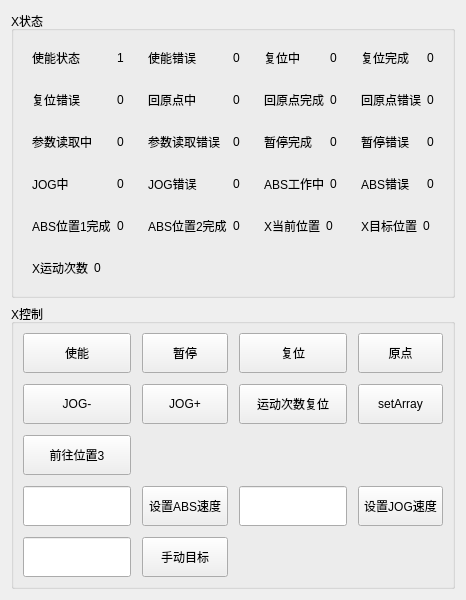
     <widget class="QWidget" name="XInfo">
      <layout class="QVBoxLayout" name="verticalLayout_5">
       <item>
        <widget class="QGroupBox" name="groupBox_5">
         <property name="sizePolicy">
          <sizepolicy hsizetype="Preferred" vsizetype="Fixed">
           <horstretch>0</horstretch>
           <verstretch>0</verstretch>
          </sizepolicy>
         </property>
         <property name="title">
          <string>X状态</string>
         </property>
         <layout class="QGridLayout" name="gridLayout">
          <item row="0" column="1">
           <widget class="QWidget" name="widget_5" native="true">
            <layout class="QHBoxLayout" name="horizontalLayout_5">
             <item>
              <widget class="QLabel" name="label_9">
               <property name="text">
                <string>使能错误</string>
               </property>
              </widget>
             </item>
             <item>
              <widget class="QLabel" name="X_PowerOn_Error">
               <property name="sizePolicy">
                <sizepolicy hsizetype="Fixed" vsizetype="Preferred">
                 <horstretch>0</horstretch>
                 <verstretch>0</verstretch>
                </sizepolicy>
               </property>
               <property name="text">
                <string>0</string>
               </property>
              </widget>
             </item>
            </layout>
           </widget>
          </item>
          <item row="0" column="2">
           <widget class="QWidget" name="widget_8" native="true">
            <layout class="QHBoxLayout" name="horizontalLayout_8">
             <item>
              <widget class="QLabel" name="label_15">
               <property name="text">
                <string>复位中</string>
               </property>
              </widget>
             </item>
             <item>
              <widget class="QLabel" name="X_Reset_Busy">
               <property name="sizePolicy">
                <sizepolicy hsizetype="Fixed" vsizetype="Preferred">
                 <horstretch>0</horstretch>
                 <verstretch>0</verstretch>
                </sizepolicy>
               </property>
               <property name="text">
                <string>0</string>
               </property>
              </widget>
             </item>
            </layout>
           </widget>
          </item>
          <item row="0" column="0">
           <widget class="QWidget" name="widget" native="true">
            <layout class="QHBoxLayout" name="horizontalLayout">
             <item>
              <widget class="QLabel" name="label">
               <property name="text">
                <string>使能状态</string>
               </property>
              </widget>
             </item>
             <item>
              <widget class="QLabel" name="X_PowerOn_Status">
               <property name="sizePolicy">
                <sizepolicy hsizetype="Fixed" vsizetype="Preferred">
                 <horstretch>0</horstretch>
                 <verstretch>0</verstretch>
                </sizepolicy>
               </property>
               <property name="text">
                <string>1</string>
               </property>
              </widget>
             </item>
            </layout>
           </widget>
          </item>
          <item row="1" column="2">
           <widget class="QWidget" name="widget_14" native="true">
            <layout class="QHBoxLayout" name="horizontalLayout_14">
             <item>
              <widget class="QLabel" name="label_28">
               <property name="text">
                <string>回原点完成</string>
               </property>
              </widget>
             </item>
             <item>
              <widget class="QLabel" name="X_Home_Done">
               <property name="sizePolicy">
                <sizepolicy hsizetype="Fixed" vsizetype="Preferred">
                 <horstretch>0</horstretch>
                 <verstretch>0</verstretch>
                </sizepolicy>
               </property>
               <property name="text">
                <string>0</string>
               </property>
              </widget>
             </item>
            </layout>
           </widget>
          </item>
          <item row="1" column="1">
           <widget class="QWidget" name="widget_16" native="true">
            <layout class="QHBoxLayout" name="horizontalLayout_16">
             <item>
              <widget class="QLabel" name="label_32">
               <property name="text">
                <string>回原点中</string>
               </property>
              </widget>
             </item>
             <item>
              <widget class="QLabel" name="X_Home_Busy">
               <property name="sizePolicy">
                <sizepolicy hsizetype="Fixed" vsizetype="Preferred">
                 <horstretch>0</horstretch>
                 <verstretch>0</verstretch>
                </sizepolicy>
               </property>
               <property name="text">
                <string>0</string>
               </property>
              </widget>
             </item>
            </layout>
           </widget>
          </item>
          <item row="1" column="0">
           <widget class="QWidget" name="widget_17" native="true">
            <layout class="QHBoxLayout" name="horizontalLayout_17">
             <item>
              <widget class="QLabel" name="label_34">
               <property name="text">
                <string>复位错误</string>
               </property>
              </widget>
             </item>
             <item>
              <widget class="QLabel" name="X_Reset_Error">
               <property name="sizePolicy">
                <sizepolicy hsizetype="Fixed" vsizetype="Preferred">
                 <horstretch>0</horstretch>
                 <verstretch>0</verstretch>
                </sizepolicy>
               </property>
               <property name="text">
                <string>0</string>
               </property>
              </widget>
             </item>
            </layout>
           </widget>
          </item>
          <item row="2" column="0">
           <widget class="QWidget" name="widget_3" native="true">
            <layout class="QHBoxLayout" name="horizontalLayout_3">
             <item>
              <widget class="QLabel" name="label_5">
               <property name="text">
                <string>参数读取中</string>
               </property>
              </widget>
             </item>
             <item>
              <widget class="QLabel" name="X_Readparam_Vaild">
               <property name="sizePolicy">
                <sizepolicy hsizetype="Fixed" vsizetype="Preferred">
                 <horstretch>0</horstretch>
                 <verstretch>0</verstretch>
                </sizepolicy>
               </property>
               <property name="text">
                <string>0</string>
               </property>
              </widget>
             </item>
            </layout>
           </widget>
          </item>
          <item row="1" column="3">
           <widget class="QWidget" name="widget_15" native="true">
            <layout class="QHBoxLayout" name="horizontalLayout_15">
             <item>
              <widget class="QLabel" name="label_30">
               <property name="text">
                <string>回原点错误</string>
               </property>
              </widget>
             </item>
             <item>
              <widget class="QLabel" name="X_Home_Error">
               <property name="sizePolicy">
                <sizepolicy hsizetype="Fixed" vsizetype="Preferred">
                 <horstretch>0</horstretch>
                 <verstretch>0</verstretch>
                </sizepolicy>
               </property>
               <property name="text">
                <string>0</string>
               </property>
              </widget>
             </item>
            </layout>
           </widget>
          </item>
          <item row="0" column="3">
           <widget class="QWidget" name="widget_9" native="true">
            <layout class="QHBoxLayout" name="horizontalLayout_9">
             <item>
              <widget class="QLabel" name="label_17">
               <property name="text">
                <string>复位完成</string>
               </property>
              </widget>
             </item>
             <item>
              <widget class="QLabel" name="X_Reset_Done">
               <property name="sizePolicy">
                <sizepolicy hsizetype="Fixed" vsizetype="Preferred">
                 <horstretch>0</horstretch>
                 <verstretch>0</verstretch>
                </sizepolicy>
               </property>
               <property name="text">
                <string>0</string>
               </property>
              </widget>
             </item>
            </layout>
           </widget>
          </item>
          <item row="2" column="1">
           <widget class="QWidget" name="widget_6" native="true">
            <layout class="QHBoxLayout" name="horizontalLayout_6">
             <item>
              <widget class="QLabel" name="label_11">
               <property name="text">
                <string>参数读取错误</string>
               </property>
              </widget>
             </item>
             <item>
              <widget class="QLabel" name="X_Readparam_Err">
               <property name="sizePolicy">
                <sizepolicy hsizetype="Fixed" vsizetype="Preferred">
                 <horstretch>0</horstretch>
                 <verstretch>0</verstretch>
                </sizepolicy>
               </property>
               <property name="text">
                <string>0</string>
               </property>
              </widget>
             </item>
            </layout>
           </widget>
          </item>
          <item row="2" column="2">
           <widget class="QWidget" name="widget_10" native="true">
            <layout class="QHBoxLayout" name="horizontalLayout_10">
             <item>
              <widget class="QLabel" name="label_19">
               <property name="text">
                <string>暂停完成</string>
               </property>
              </widget>
             </item>
             <item>
              <widget class="QLabel" name="X_Halt_Done">
               <property name="sizePolicy">
                <sizepolicy hsizetype="Fixed" vsizetype="Preferred">
                 <horstretch>0</horstretch>
                 <verstretch>0</verstretch>
                </sizepolicy>
               </property>
               <property name="text">
                <string>0</string>
               </property>
              </widget>
             </item>
            </layout>
           </widget>
          </item>
          <item row="2" column="3">
           <widget class="QWidget" name="widget_11" native="true">
            <layout class="QHBoxLayout" name="horizontalLayout_11">
             <item>
              <widget class="QLabel" name="label_21">
               <property name="text">
                <string>暂停错误</string>
               </property>
              </widget>
             </item>
             <item>
              <widget class="QLabel" name="X_Halt_Err">
               <property name="sizePolicy">
                <sizepolicy hsizetype="Fixed" vsizetype="Preferred">
                 <horstretch>0</horstretch>
                 <verstretch>0</verstretch>
                </sizepolicy>
               </property>
               <property name="text">
                <string>0</string>
               </property>
              </widget>
             </item>
            </layout>
           </widget>
          </item>
          <item row="3" column="0">
           <widget class="QWidget" name="widget_7" native="true">
            <layout class="QHBoxLayout" name="horizontalLayout_7">
             <item>
              <widget class="QLabel" name="label_13">
               <property name="text">
                <string>JOG中</string>
               </property>
              </widget>
             </item>
             <item>
              <widget class="QLabel" name="X_JOG_inVelocity">
               <property name="sizePolicy">
                <sizepolicy hsizetype="Fixed" vsizetype="Preferred">
                 <horstretch>0</horstretch>
                 <verstretch>0</verstretch>
                </sizepolicy>
               </property>
               <property name="text">
                <string>0</string>
               </property>
              </widget>
             </item>
            </layout>
           </widget>
          </item>
          <item row="3" column="3">
           <widget class="QWidget" name="widget_4" native="true">
            <layout class="QHBoxLayout" name="horizontalLayout_4">
             <item>
              <widget class="QLabel" name="label_7">
               <property name="text">
                <string>ABS错误</string>
               </property>
              </widget>
             </item>
             <item>
              <widget class="QLabel" name="X_ABS_Error">
               <property name="sizePolicy">
                <sizepolicy hsizetype="Fixed" vsizetype="Preferred">
                 <horstretch>0</horstretch>
                 <verstretch>0</verstretch>
                </sizepolicy>
               </property>
               <property name="text">
                <string>0</string>
               </property>
              </widget>
             </item>
            </layout>
           </widget>
          </item>
          <item row="3" column="2">
           <widget class="QWidget" name="widget_12" native="true">
            <layout class="QHBoxLayout" name="horizontalLayout_12">
             <item>
              <widget class="QLabel" name="label_23">
               <property name="text">
                <string>ABS工作中</string>
               </property>
              </widget>
             </item>
             <item>
              <widget class="QLabel" name="X_ABS_Busy">
               <property name="sizePolicy">
                <sizepolicy hsizetype="Fixed" vsizetype="Preferred">
                 <horstretch>0</horstretch>
                 <verstretch>0</verstretch>
                </sizepolicy>
               </property>
               <property name="text">
                <string>0</string>
               </property>
              </widget>
             </item>
            </layout>
           </widget>
          </item>
          <item row="4" column="0">
           <widget class="QWidget" name="widget_2" native="true">
            <layout class="QHBoxLayout" name="horizontalLayout_2">
             <item>
              <widget class="QLabel" name="label_3">
               <property name="text">
                <string>ABS位置1完成</string>
               </property>
              </widget>
             </item>
             <item>
              <widget class="QLabel" name="X_ABS_Done">
               <property name="sizePolicy">
                <sizepolicy hsizetype="Fixed" vsizetype="Preferred">
                 <horstretch>0</horstretch>
                 <verstretch>0</verstretch>
                </sizepolicy>
               </property>
               <property name="text">
                <string>0</string>
               </property>
              </widget>
             </item>
            </layout>
           </widget>
          </item>
          <item row="3" column="1">
           <widget class="QWidget" name="widget_13" native="true">
            <layout class="QHBoxLayout" name="horizontalLayout_13">
             <item>
              <widget class="QLabel" name="label_26">
               <property name="text">
                <string>JOG错误</string>
               </property>
              </widget>
             </item>
             <item>
              <widget class="QLabel" name="X_JOG_Error">
               <property name="sizePolicy">
                <sizepolicy hsizetype="Fixed" vsizetype="Preferred">
                 <horstretch>0</horstretch>
                 <verstretch>0</verstretch>
                </sizepolicy>
               </property>
               <property name="text">
                <string>0</string>
               </property>
              </widget>
             </item>
            </layout>
           </widget>
          </item>
          <item row="4" column="1">
           <widget class="QWidget" name="widget_42" native="true">
            <layout class="QHBoxLayout" name="horizontalLayout_42">
             <item>
              <widget class="QLabel" name="label_83">
               <property name="text">
                <string>ABS位置2完成</string>
               </property>
              </widget>
             </item>
             <item>
              <widget class="QLabel" name="X_ABS_Done2">
               <property name="sizePolicy">
                <sizepolicy hsizetype="Fixed" vsizetype="Preferred">
                 <horstretch>0</horstretch>
                 <verstretch>0</verstretch>
                </sizepolicy>
               </property>
               <property name="text">
                <string>0</string>
               </property>
              </widget>
             </item>
            </layout>
           </widget>
          </item>
          <item row="4" column="2">
           <widget class="QWidget" name="widget_33" native="true">
            <layout class="QHBoxLayout" name="horizontalLayout_35">
             <item>
              <widget class="QLabel" name="label_51">
               <property name="text">
                <string>X当前位置</string>
               </property>
              </widget>
             </item>
             <item>
              <widget class="QLabel" name="X_ActualPosition">
               <property name="sizePolicy">
                <sizepolicy hsizetype="Preferred" vsizetype="Preferred">
                 <horstretch>0</horstretch>
                 <verstretch>0</verstretch>
                </sizepolicy>
               </property>
               <property name="text">
                <string>0</string>
               </property>
              </widget>
             </item>
            </layout>
           </widget>
          </item>
          <item row="4" column="3">
           <widget class="QWidget" name="widget_34" native="true">
            <layout class="QHBoxLayout" name="horizontalLayout_36">
             <item>
              <widget class="QLabel" name="label_52">
               <property name="text">
                <string>X目标位置</string>
               </property>
              </widget>
             </item>
             <item>
              <widget class="QLabel" name="X_TargetPosition">
               <property name="sizePolicy">
                <sizepolicy hsizetype="Preferred" vsizetype="Preferred">
                 <horstretch>0</horstretch>
                 <verstretch>0</verstretch>
                </sizepolicy>
               </property>
               <property name="text">
                <string>0</string>
               </property>
              </widget>
             </item>
            </layout>
           </widget>
          </item>
          <item row="5" column="0">
           <widget class="QWidget" name="widget_103" native="true">
            <layout class="QHBoxLayout" name="horizontalLayout_103">
             <item>
              <widget class="QLabel" name="label_56">
               <property name="text">
                <string>X运动次数</string>
               </property>
              </widget>
             </item>
             <item>
              <widget class="QLabel" name="X_Counter">
               <property name="sizePolicy">
                <sizepolicy hsizetype="Preferred" vsizetype="Preferred">
                 <horstretch>0</horstretch>
                 <verstretch>0</verstretch>
                </sizepolicy>
               </property>
               <property name="text">
                <string>0</string>
               </property>
              </widget>
             </item>
            </layout>
           </widget>
          </item>
         </layout>
        </widget>
       </item>
       <item>
        <widget class="QGroupBox" name="groupBox">
         <property name="sizePolicy">
          <sizepolicy hsizetype="Preferred" vsizetype="Preferred">
           <horstretch>0</horstretch>
           <verstretch>0</verstretch>
          </sizepolicy>
         </property>
         <property name="minimumSize">
          <size>
           <width>0</width>
           <height>0</height>
          </size>
         </property>
         <property name="title">
          <string>X控制</string>
         </property>
         <layout class="QGridLayout" name="gridLayout_5">
          <property name="spacing">
           <number>11</number>
          </property>
          <item row="4" column="0">
           <widget class="QLineEdit" name="lineEdit_setABS">
            <property name="sizePolicy">
             <sizepolicy hsizetype="Preferred" vsizetype="Fixed">
              <horstretch>0</horstretch>
              <verstretch>0</verstretch>
             </sizepolicy>
            </property>
            <property name="minimumSize">
             <size>
              <width>0</width>
              <height>40</height>
             </size>
            </property>
           </widget>
          </item>
          <item row="4" column="1">
           <widget class="QPushButton" name="pushButton_setABS">
            <property name="sizePolicy">
             <sizepolicy hsizetype="Preferred" vsizetype="Fixed">
              <horstretch>0</horstretch>
              <verstretch>0</verstretch>
             </sizepolicy>
            </property>
            <property name="minimumSize">
             <size>
              <width>0</width>
              <height>40</height>
             </size>
            </property>
            <property name="text">
             <string>设置ABS速度</string>
            </property>
           </widget>
          </item>
          <item row="4" column="2">
           <widget class="QLineEdit" name="lineEdit_setJOG">
            <property name="sizePolicy">
             <sizepolicy hsizetype="Preferred" vsizetype="Fixed">
              <horstretch>0</horstretch>
              <verstretch>0</verstretch>
             </sizepolicy>
            </property>
            <property name="minimumSize">
             <size>
              <width>0</width>
              <height>40</height>
             </size>
            </property>
           </widget>
          </item>
          <item row="4" column="3">
           <widget class="QPushButton" name="pushButton_setJOG">
            <property name="sizePolicy">
             <sizepolicy hsizetype="Preferred" vsizetype="Fixed">
              <horstretch>0</horstretch>
              <verstretch>0</verstretch>
             </sizepolicy>
            </property>
            <property name="minimumSize">
             <size>
              <width>0</width>
              <height>40</height>
             </size>
            </property>
            <property name="text">
             <string>设置JOG速度</string>
            </property>
           </widget>
          </item>
          <item row="5" column="0">
           <widget class="QLineEdit" name="X_HMI_WritePosition">
            <property name="sizePolicy">
             <sizepolicy hsizetype="Preferred" vsizetype="Fixed">
              <horstretch>0</horstretch>
              <verstretch>0</verstretch>
             </sizepolicy>
            </property>
            <property name="minimumSize">
             <size>
              <width>0</width>
              <height>40</height>
             </size>
            </property>
           </widget>
          </item>
          <item row="2" column="2">
           <widget class="QPushButton" name="btnX_Counter_Rst">
            <property name="minimumSize">
             <size>
              <width>0</width>
              <height>40</height>
             </size>
            </property>
            <property name="text">
             <string>运动次数复位</string>
            </property>
           </widget>
          </item>
          <item row="2" column="0">
           <widget class="QPushButton" name="pushButton_JOGMinus">
            <property name="minimumSize">
             <size>
              <width>0</width>
              <height>40</height>
             </size>
            </property>
            <property name="text">
             <string>JOG-</string>
            </property>
           </widget>
          </item>
          <item row="2" column="1">
           <widget class="QPushButton" name="pushButton_JOGPlus">
            <property name="minimumSize">
             <size>
              <width>0</width>
              <height>40</height>
             </size>
            </property>
            <property name="text">
             <string>JOG+</string>
            </property>
           </widget>
          </item>
          <item row="2" column="3">
           <widget class="QPushButton" name="pushButton_setArray">
            <property name="minimumSize">
             <size>
              <width>0</width>
              <height>40</height>
             </size>
            </property>
            <property name="text">
             <string>setArray</string>
            </property>
           </widget>
          </item>
          <item row="3" column="0">
           <widget class="QPushButton" name="btnX_ABS3_Manul">
            <property name="minimumSize">
             <size>
              <width>0</width>
              <height>40</height>
             </size>
            </property>
            <property name="text">
             <string>前往位置3</string>
            </property>
           </widget>
          </item>
          <item row="0" column="0">
           <widget class="QPushButton" name="pushButton_PowerOn">
            <property name="sizePolicy">
             <sizepolicy hsizetype="Preferred" vsizetype="Fixed">
              <horstretch>0</horstretch>
              <verstretch>0</verstretch>
             </sizepolicy>
            </property>
            <property name="minimumSize">
             <size>
              <width>0</width>
              <height>40</height>
             </size>
            </property>
            <property name="text">
             <string>使能</string>
            </property>
           </widget>
          </item>
          <item row="0" column="1">
           <widget class="QPushButton" name="pushButton_Pause">
            <property name="sizePolicy">
             <sizepolicy hsizetype="Preferred" vsizetype="Fixed">
              <horstretch>0</horstretch>
              <verstretch>0</verstretch>
             </sizepolicy>
            </property>
            <property name="minimumSize">
             <size>
              <width>0</width>
              <height>40</height>
             </size>
            </property>
            <property name="text">
             <string>暂停</string>
            </property>
           </widget>
          </item>
          <item row="0" column="2">
           <widget class="QPushButton" name="pushButton_Reset">
            <property name="sizePolicy">
             <sizepolicy hsizetype="Preferred" vsizetype="Fixed">
              <horstretch>0</horstretch>
              <verstretch>0</verstretch>
             </sizepolicy>
            </property>
            <property name="minimumSize">
             <size>
              <width>0</width>
              <height>40</height>
             </size>
            </property>
            <property name="text">
             <string>复位</string>
            </property>
           </widget>
          </item>
          <item row="0" column="3">
           <widget class="QPushButton" name="pushButton_Home">
            <property name="sizePolicy">
             <sizepolicy hsizetype="Preferred" vsizetype="Fixed">
              <horstretch>0</horstretch>
              <verstretch>0</verstretch>
             </sizepolicy>
            </property>
            <property name="minimumSize">
             <size>
              <width>0</width>
              <height>40</height>
             </size>
            </property>
            <property name="text">
             <string>原点</string>
            </property>
           </widget>
          </item>
          <item row="5" column="1">
           <widget class="QPushButton" name="btnX_HMI_WritePosition">
            <property name="sizePolicy">
             <sizepolicy hsizetype="Preferred" vsizetype="Fixed">
              <horstretch>0</horstretch>
              <verstretch>0</verstretch>
             </sizepolicy>
            </property>
            <property name="minimumSize">
             <size>
              <width>0</width>
              <height>40</height>
             </size>
            </property>
            <property name="text">
             <string>手动目标</string>
            </property>
           </widget>
          </item>
         </layout>
        </widget>
       </item>
      </layout>
     </widget>
